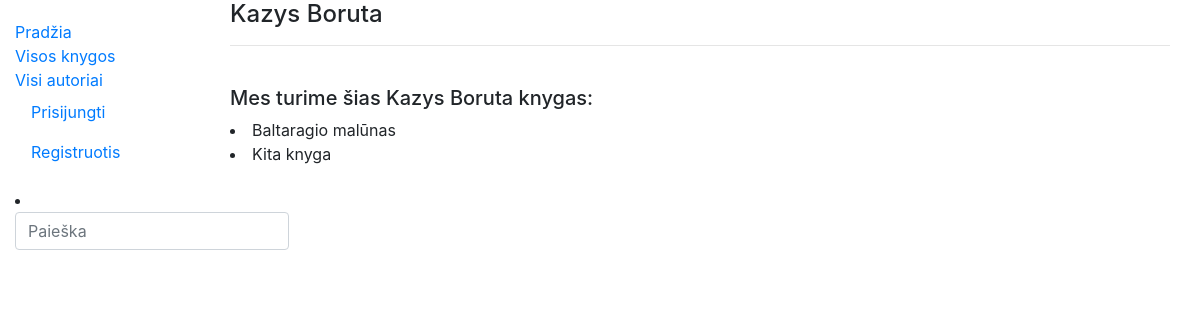
/library/authors/2, run on an earlier commit of the app's database.
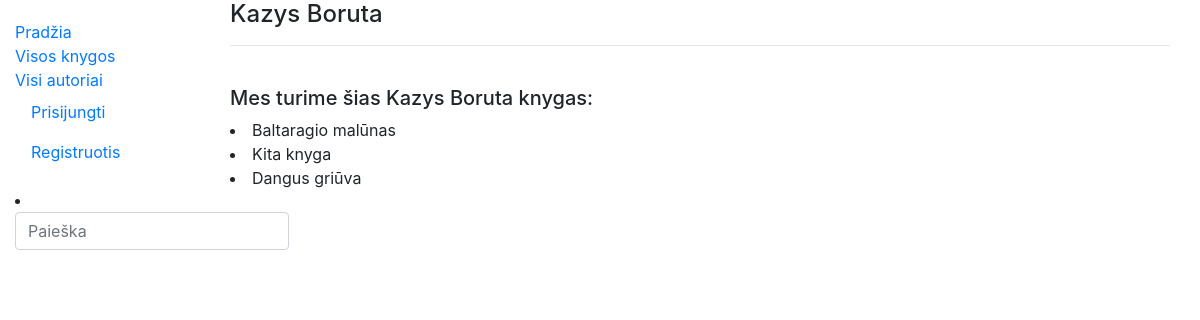
And on a later commit of the database.
### library/models.py (models this page shows, shortened)
class Book(models.Model):
    title = models.CharField('Pavadinimas', max_length=200)
    author = models.ForeignKey('Author', on_delete=models.SET_NULL, null=True, related_name='books')
    summary = models.TextField('Aprašymas', max_length=1000, help_text='Trumpas knygos aprašymas')
    isbn = models.CharField('ISBN', max_length=13,
                            help_text='13 Simbolių <a href="https://www.isbn-international.org/content/what-isbn">ISBN kodas</a>')
    genre = models.ManyToManyField(Genre, help_text='Išrinkite žanrą(us) šiai knygai')
    cover = models.ImageField('Viršelis', upload_to='covers', null=True)
    def display_genre(self):
        return ', '.join(genre.name for genre in self.genre.all()[:3])
    display_genre.short_description = 'Žanras'
    class Meta:
        verbose_name = 'Knyga'
        verbose_name_plural = 'Knygos'

### library/views.py (the view)
# urls.py: path('authors/<int:author_id>', views.author, name='author'),
def author(request, author_id):
    single_author = get_object_or_404(Author, pk=author_id)
    return render(request, 'author.html', {'author': single_author})

### library/templates/author.html (shortened to what this page needs)
{% extends "base.html" %}
{% block content %}
    <div class="container author">
    <h4>{{ author.first_name }} {{ author.last_name }}</h4>
    <hr/>
    <h5>Mes turime šias {{ author.first_name }} {{ author.last_name }} knygas:</h5>
    {% for i in author.books.all %}
       <li>{{ i.title }}</li>
    {% endfor %}
    </div>
{% endblock %}

What changed in the data, as far as the page shows it:
added Book: title "Dangus griūva"
